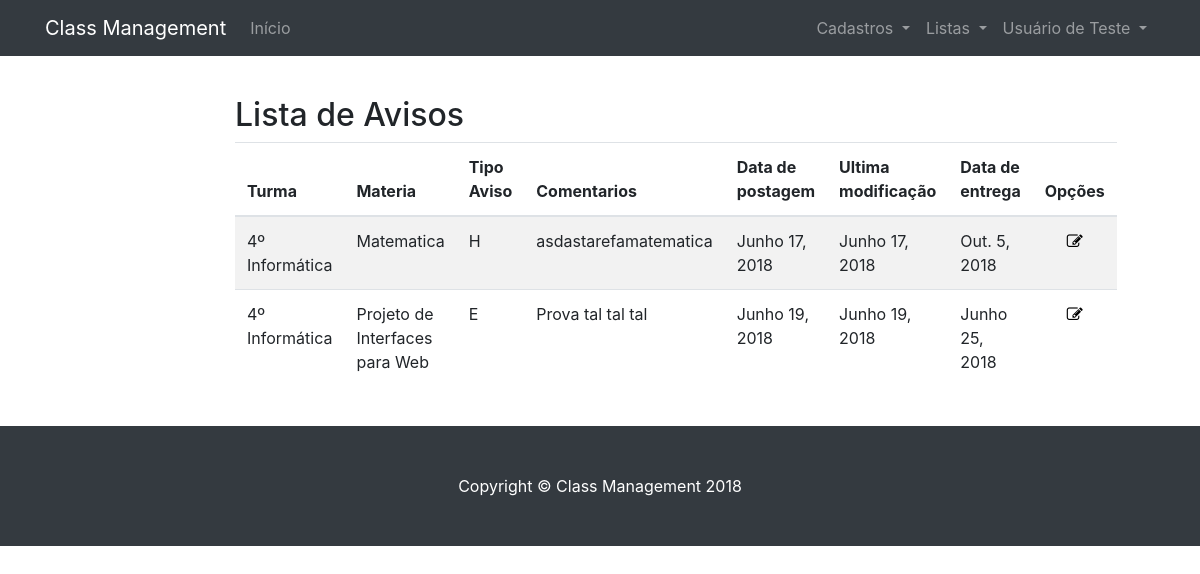
The page /visualizar/aviso/ (signed in) on the database its author committed.
### classmanagement/models.py (models this page shows, shortened)
class Aviso(models.Model):
    AVISO_CHOICES   = (
        ('N', 'Aviso'), #Notice
        ('H', 'Tarefa'), #Homework
        ('W', 'Trabalho'), #Work
        ('E', 'Prova'), #Exam
    )
    data_final              = models.DateField(auto_now=False, auto_now_add=False, blank=False, null=False, verbose_name="Data Final")
    tipo_aviso              = models.CharField(max_length=1, choices=AVISO_CHOICES, null=False, blank=False, help_text='Obrigatório.', verbose_name="Tipo de Aviso")
    comentarios             = models.TextField(null=True, blank=True)
    ultima_modificacao      = models.DateField(auto_now=True)
    data_post               = models.DateField(auto_now_add=True)
    turma                   = models.ForeignKey(Turma, on_delete=models.PROTECT, null=False, blank=False)
    materia                 = models.ForeignKey(Materia, on_delete=models.PROTECT, null=False, blank=False)

class Turma(models.Model):
    nome                    = models.CharField(max_length=120, blank=False, null=False, help_text='Obrigatório.')
    alunos                  = models.ManyToManyField(User, help_text='Obrigatório', related_name='alunos_matriculados')
    data_cadastro           = models.DateField(auto_now_add=True)
    representante           = models.ForeignKey(User, on_delete=models.PROTECT, blank=False, null=False)
    colegio                 = models.ForeignKey(Colegio, on_delete=models.PROTECT, blank=False, null=False, help_text='Obrigatório.')
    def __str__(self):
        return self.nome

class Materia(models.Model):
    DIA_CHOICES   = (
        ('Seg', 'Segunda'),
        ('Ter', 'Terca'),
        ('Qua', 'Quarta'),
        ('Qui', 'Quinta'),
        ('Sex', 'Sexta'),
        ('Sab', 'Sabado'),
        ('Dom', 'Domingo'),
    )
    nome                    = models.CharField(max_length=120, blank=False, null=False, help_text='Obrigatório.')
    local                   = models.CharField(max_length=120, blank=False, null=False, help_text='Exemplo: "Sala 02"')
    dia                     = models.CharField(max_length=3, blank=False, null=False, choices=DIA_CHOICES, help_text='Dia da Semana')
    horario_inicio          = models.CharField(max_length=5, blank=False, null=False, verbose_name="Horario de inicio", help_text='Exemplo: "20:00"')
    horario_fim             = models.CharField(max_length=5, blank=False, null=False, verbose_name="Horario final", help_text='Exemplo: "20:50"')
    turma                   = models.ForeignKey(Turma, on_delete=models.PROTECT, null=False, blank=False)
    professor               = models.ForeignKey(Professor, on_delete=models.PROTECT, null=False, blank=False)
    def __str__(self):
        return self.nome
    class Meta:
        verbose_name = 'Matéria'
        verbose_name_plural = 'Matérias'

### classmanagement/views.py (the view)
# urls.py: path('visualizar/aviso/', views.AvisoListView.as_view(), name='visualizar_aviso'),
class AvisoListView(generic.ListView):
    model = models.Aviso
    template_name = 'list/aviso_list.html'
    def get_queryset(self):
        self.object_list = models.Aviso.objects.filter(
            turma__alunos=self.request.user)
        return self.object_list
    def get_context_data(selfself, **kwargs):
        context = super().get_context_data(**kwargs)
        context['titulo'] = 'Lista de Avisos'
        return context

### classmanagement/templates/list/aviso_list.html (shortened to what this page needs)
{% extends "list.html" %}
{% block lista %}
<table class="table table-striped">
  <thead>
    <tr>
      <th>Turma</th>
      <th>Materia</th>
      <th>Tipo Aviso</th>
      <th>Comentarios</th>
      <th>Data de postagem</th>
      <th>Ultima modificação</th>
      <th>Data de entrega</th>
      <th class="center">Opções</th>
    </tr>
  </thead>
  <tbody>
{% for aviso in object_list %}
   <td>{{ aviso.turma }}</td>
    <td>{{ aviso.materia }}</td>
    <td>{{ aviso.tipo_aviso }}</td>
    <td>{{ aviso.comentarios }}</td>
    <td>{{ aviso.data_post }}</td>
    <td>{{ aviso.ultima_modificacao }}</td>
    <td>{{ aviso.data_final }}</td>
    <td class="center">
        <a href="{{turma.id}}" class="">
          <i class="fa fa-edit" aria-hidden></i>
        </a>
      </td>
{% empty %}
    <tr>
      <td colspan="4">Nenhum registro encontrado!</td>
    </tr>
{% endfor %}
</tbody>
</table>
{% endblock %}

### classmanagement/templates/base.html (shortened to what this page needs)
{% load static %}
<!DOCTYPE html>
<html lang="en">
  <head>
    <link href="{% static 'vendor/bootstrap/css/bootstrap.min.css' %}" rel="stylesheet">
    <link href="{% static 'css/scrolling-nav.css' %}" rel="stylesheet">
    <link href="{% static 'css/style.css' %}" rel="stylesheet">
    <link href="{% static 'css/font-awesome.min.css' %}" rel="stylesheet">
  </head>
  <body id="page-top">
    {% block menu %}
    <div id="menu">
      <nav class="navbar navbar-expand-lg navbar-dark bg-dark fixed-top" id="mainNav">
        <div class="container">
          <a class="navbar-brand js-scroll-trigger" href="/">Class Management</a>
          <div class="collapse navbar-collapse" id="navbarResponsive">
            <ul class="navbar-nav mr-auto">
              <li class="nav-item">
                <a class="nav-link js-scroll-trigger" href="{% url 'index' %}">Início</a>
              </li>
            </ul>
              {% if request.user.is_authenticated %}
              <ul class="navbar-nav ml-auto">
                <li class="nav-item dropdown">
                  <a class="nav-link dropdown-toggle" href="#" id="navbarDropdown" role="button" data-toggle="dropdown" aria-haspopup="true" aria-expanded="false">
                    Cadastros
                  </a>
                </li>
                <li class="nav-item dropdown">
                  <a class="nav-link dropdown-toggle" href="#" id="navbarDropdown" role="button" data-toggle="dropdown" aria-haspopup="true" aria-expanded="false">
                    Listas
                  </a>
                </li>
                <li class="nav-item dropdown">
                  <a class="nav-link dropdown-toggle" href="#" id="navbarDropdown" role="button" data-toggle="dropdown" aria-haspopup="true" aria-expanded="false">
                    {{request.user.first_name}} {{request.user.last_name}}
                  </a>
                </li>
              </ul>
            {% else %}
            <ul class="navbar-nav ml-auto">
              <li class="nav-item">
                <a class="nav-link js-scroll-trigger" href="{% url 'login' %}">Entrar</a>
              </li>
            </ul>
            {% endif %}
          </div>
        </div>
      </nav>
    </div>
    {% endblock %}
    {% block topo %}{% endblock %}
    {% block conteudo %}{% endblock %}
    {% block rodape %}
    <footer class="py-5 bg-dark">
      <div class="container">
        <p class="m-0 text-center text-white">Copyright &copy; Class Management 2018</p>
      </div>
    </footer>
    {% endblock %}
  </body>
</html>

### classmanagement/static/css/style.css (style rules this page uses)
.center { text-align: center; }
table a, table a:hover { color: #000; }
a, a:hover { text-decoration: none; color: #FFFFFF; }

### rows shown on the page
Aviso: turma "4º Informática", materia "Matematica", tipo_aviso "H", comentarios "asdastarefamatematica", data_post "Junho 17, 2018", ultima_modificacao "Junho 17, 2018", data_final "Out. 5, 2018"
Aviso: turma "4º Informática", materia "Projeto de Interfaces para Web", tipo_aviso "E", comentarios "Prova tal tal tal", data_post "Junho 19, 2018", ultima_modificacao "Junho 19, 2018", data_final "Junho 25, 2018"

### other values the page prints
{{ request.user.first_name }} "Usuário"
{{ request.user.last_name }} "de Teste"
{{ titulo }} "Lista de Avisos"
